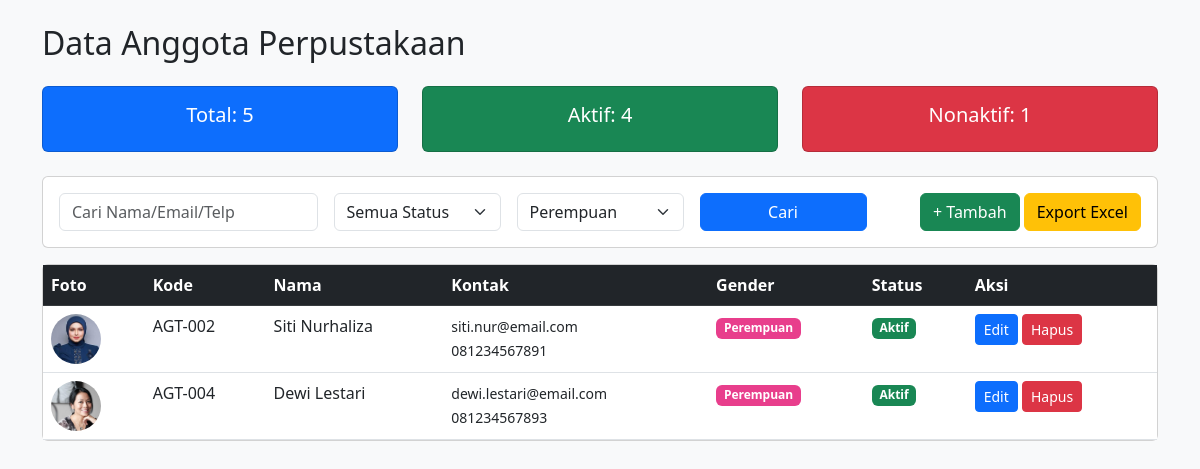
The page /index.php?jk=Perempuan on the database its author committed.
### tables this page shows
CREATE TABLE `anggota` (
  `id_anggota` int(11) NOT NULL,
  `kode_anggota` varchar(20) NOT NULL,
  `nama` varchar(100) NOT NULL,
  `email` varchar(100) NOT NULL,
  `telepon` varchar(15) NOT NULL,
  `alamat` text NOT NULL,
  `tanggal_lahir` date NOT NULL,
  `jenis_kelamin` enum('Laki-laki','Perempuan') NOT NULL,
  `pekerjaan` varchar(50) DEFAULT NULL,
  `tanggal_daftar` date NOT NULL,
  `status` enum('Aktif','Nonaktif') DEFAULT 'Aktif',
  `foto` varchar(255) DEFAULT NULL,
  `created_at` timestamp NOT NULL DEFAULT current_timestamp(),
  `updated_at` timestamp NOT NULL DEFAULT current_timestamp() ON UPDATE current_timestamp()
);

### index.php (the view, shortened to what this page needs)
<?php
require_once 'config.php';
$stmtStats = $pdo->query("
    SELECT
        COUNT(*) as total,
        SUM(CASE WHEN status = 'Aktif' THEN 1 ELSE 0 END) as aktif,
        SUM(CASE WHEN status = 'Nonaktif' THEN 1 ELSE 0 END) as nonaktif
    FROM anggota
");
$stats = $stmtStats->fetch();
$search = $_GET['search'] ?? '';
$filterJk = $_GET['jk'] ?? '';
$page = isset($_GET['page']) ? (int)$_GET['page'] : 1;
$limit = 10;
$offset = ($page - 1) * $limit;
$whereClause = "WHERE 1=1";
$params = [];
if (!empty($filterJk)) {
    $whereClause .= " AND jenis_kelamin = :jk";
    $params['jk'] = $filterJk;
}
$query = "SELECT * FROM anggota $whereClause ORDER BY created_at DESC LIMIT $limit OFFSET $offset";
$stmt = $pdo->prepare($query);
$stmt->execute($params);
$anggota = $stmt->fetchAll();
?>
<!DOCTYPE html>
<html lang="id">
<head>
    <link href="https://cdn.jsdelivr.net/npm/bootstrap@5.3.0/dist/css/bootstrap.min.css" rel="stylesheet">
</head>
<body class="bg-light">
<div class="container mt-4 mb-5">
    <h2 class="mb-4">Data Anggota Perpustakaan</h2>
    <div class="row mb-4 text-center">
        <div class="col-md-4"><div class="card bg-primary text-white p-3"><h5>Total: <?= $stats['total'] ?></h5></div></div>
        <div class="col-md-4"><div class="card bg-success text-white p-3"><h5>Aktif: <?= $stats['aktif'] ?? 0 ?></h5></div></div>
        <div class="col-md-4"><div class="card bg-danger text-white p-3"><h5>Nonaktif: <?= $stats['nonaktif'] ?? 0 ?></h5></div></div>
    </div>
    <div class="card mb-3">
        <div class="card-body">
            <form method="GET" class="row g-3 align-items-center">
                <div class="col-md-3">
                    <input type="text" name="search" class="form-control" placeholder="Cari Nama/Email/Telp" value="<?= htmlspecialchars($search) ?>">
                </div>
                <div class="col-md-2">
                    <select name="status" class="form-select">
                        <option value="">Semua Status</option>
                    </select>
                </div>
                <div class="col-md-2">
                    <select name="jk" class="form-select">
                        <option value="Perempuan" <?= $filterJk == 'Perempuan' ? 'selected' : '' ?>>Perempuan</option>
                    </select>
                </div>
                <div class="col-md-2">
                    <button type="submit" class="btn btn-primary w-100">Cari</button>
                </div>
                <div class="col-md-3 text-end">
                    <a href="create.php" class="btn btn-success">+ Tambah</a>
                    <a href="export.php?<?= http_build_query($_GET) ?>" class="btn btn-warning">Export Excel</a>
                </div>
            </form>
        </div>
    </div>
    <div class="card">
        <div class="card-body p-0 table-responsive">
            <table class="table table-hover mb-0">
                <thead class="table-dark">
                    <tr>
                        <th>Foto</th>
                        <th>Kode</th>
                        <th>Nama</th>
                        <th>Kontak</th>
                        <th>Gender</th>
                        <th>Status</th>
                        <th>Aksi</th>
                    </tr>
                </thead>
                <tbody>
                    <?php foreach ($anggota as $row): ?>
                    <tr>
                        <td>
                            <?php if(!empty($row['foto']) && file_exists('uploads/'.$row['foto'])): ?>
                                <img src="uploads/<?= $row['foto'] ?>" width="50" height="50" class="rounded-circle object-fit-cover">
                            <?php else: ?>
                                <div class="bg-secondary text-white rounded-circle d-flex justify-content-center align-items-center" style="width: 50px; height: 50px;">NA</div>
                            <?php endif; ?>
                        </td>
                        <td><?= htmlspecialchars($row['kode_anggota']) ?></td>
                        <td><?= htmlspecialchars($row['nama']) ?></td>
                        <td>
                            <small><?= htmlspecialchars($row['email']) ?><br><?= htmlspecialchars($row['telepon']) ?></small>
                        </td>
                        <td>
                            <span class="badge <?= $row['jenis_kelamin'] == 'Laki-laki' ? 'bg-info' : 'bg-pink' ?>" style="<?= $row['jenis_kelamin'] == 'Perempuan' ? 'background-color:#e83e8c' : '' ?>">
                                <?= $row['jenis_kelamin'] ?>
                            </span>
                        </td>
                        <td>
                            <span class="badge <?= $row['status'] == 'Aktif' ? 'bg-success' : 'bg-danger' ?>">
                                <?= $row['status'] ?>
                            </span>
                        </td>
                        <td>
                            <a href="edit.php?id=<?= $row['id_anggota'] ?>" class="btn btn-sm btn-primary">Edit</a>
                            <a href="delete.php?id=<?= $row['id_anggota'] ?>" class="btn btn-sm btn-danger" onclick="return confirm('Yakin ingin menghapus anggota ini?');">Hapus</a>
                        </td>
                    </tr>
                    <?php endforeach; ?>
                </tbody>
            </table>
        </div>
    </div>
</div>
</body>
</html>

### rows shown on the page
anggota: foto (picture), kode_anggota "AGT-002", nama "Siti Nurhaliza", email "siti.nur@email.com", telepon "081234567891", jenis_kelamin "Perempuan", status "Aktif"
anggota: foto (picture), kode_anggota "AGT-004", nama "Dewi Lestari", email "dewi.lestari@email.com", telepon "081234567893", jenis_kelamin "Perempuan", status "Aktif"

### other values the page prints
$stats['total'] "5"
$stats['aktif'] "4"
$stats['nonaktif'] "1"
